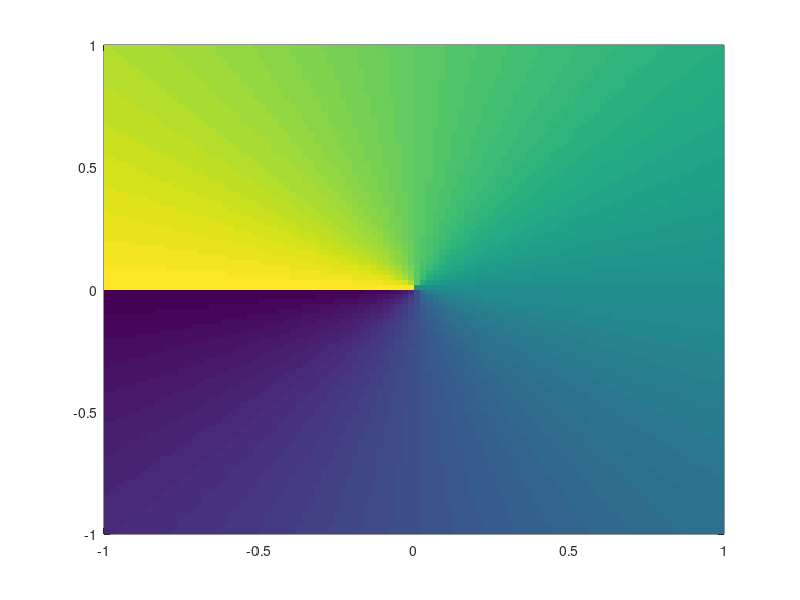

This figure's MATLAB source: (Note: this script raises an error after producing the figure.)
function cmap_angle_demo
%cmap_angle_demo demo of cmap_angle for a phase plot of z=x+1i*y.
% Note that angle(0)=0 by matlab.
%
% See also: cmap_angle setcolormap_angle

x=linspace(-1,1,101);
y=linspace(-1,1,101)';
z=angle(x+1i*y);

figure
s=pcolor(x,y,z);
set(s,'EdgeAlpha',0);
setcolormap_angle(z);
axis square
axis xy
xlabel x
ylabel y

end
